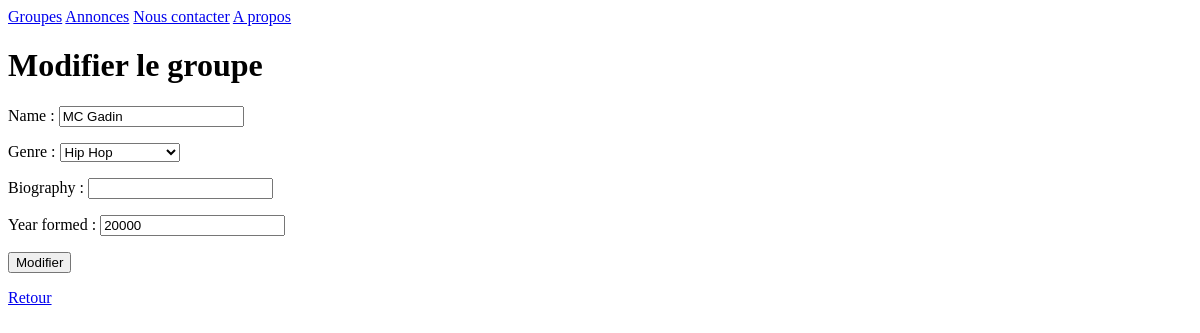
The page /bands/1/update/ on the database as committed earlier.
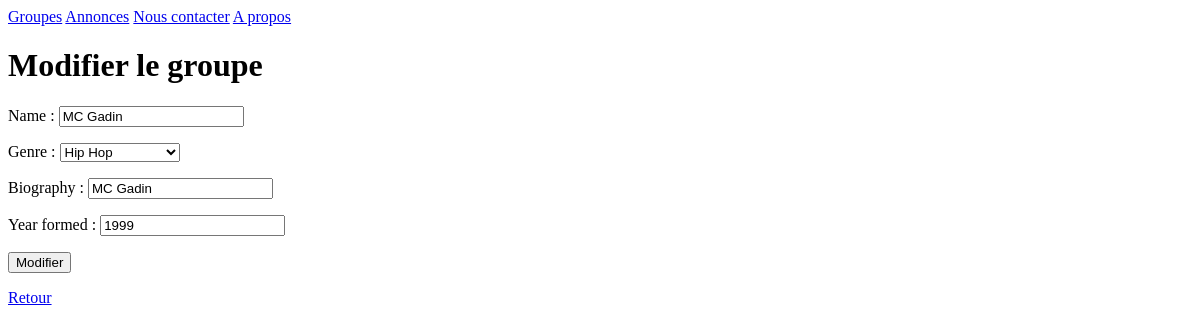
The same page on the database as committed later.
### listings/models.py (models this page shows, shortened)
class Band(models.Model):
    class Genre(models.TextChoices):
        HIP_HOP = 'HH'
        SYNTH_POP = 'SP'
        ALTERNATIVE_ROCK = 'AR'
    name = models.fields.CharField(max_length=100) # Attibut name : Character Field -> champ qui stocke une chaine d'une longueur max de 100
    genre = models.fields.CharField(choices=Genre.choices, max_length=5) # Attribut genre : Character Field -> choix parmis les genres disponibles et longueur max de 5
    biography = models.fields.CharField(max_length=1000) # Attribut biographie : Character Field -> longueur max de 1000
    year_formed = models.fields.IntegerField(
        validators=[MinValueValidator(1900), MaxValueValidator(2023)]
    ) # Attribut année de formation : Integer Field -> validators pour une valeur min et une valeur max
    active = models.fields.BooleanField(default=True) # Attribut groupe actif : Boolean Field -> valeur par défaut True
    official_homepage = models.fields.URLField(null=True, blank=True) # Attribut page internet : URL Field -> autorise les valeurs NULL et permet de recevoir un texte vide

### listings/views.py (the view)
# urls.py: path('bands/<int:id>/update/', views.band_update, name='band-update'), # URL pour modifier un groupe
def band_update(request, id):
    band = Band.objects.get(id=id)
    if request.method == 'GET':
        form = BandForm(instance=band) # Crée un formulaire à l'aide de l'instance de Band
    else:
        form = BandForm(request.POST, instance=band)
        if form.is_valid():
            form.save() # Sauvegarde le groupe
            return redirect('band-detail', band.id)
    return render(request,
                  'listings/update_band.html',
                  {'band': band, 'form': form})

### listings/forms.py
class BandForm(forms.ModelForm):
    class Meta:
        model = Band # Modèle associé
        exclude = ('active', 'official_homepage') # Champs à ne pas prendre en compte dans le formulaire

### listings/templates/listings/update_band.html (shortened to what this page needs)
{% extends 'listings/base.html' %}
{% block content %}
<h1>Modifier le groupe</h1>
<form action="" method="post">
    {{ form.as_p }}
    <input type="submit" value="Modifier">
</form>
<a href="{% url 'band-detail' band.id %}">Retour</a>
{% endblock %}

Rows that differ between the two databases and show on the page:
changed Band "MC Gadin": biography (not shown) → "MC Gadin"; year_formed "20000" → "1999"
